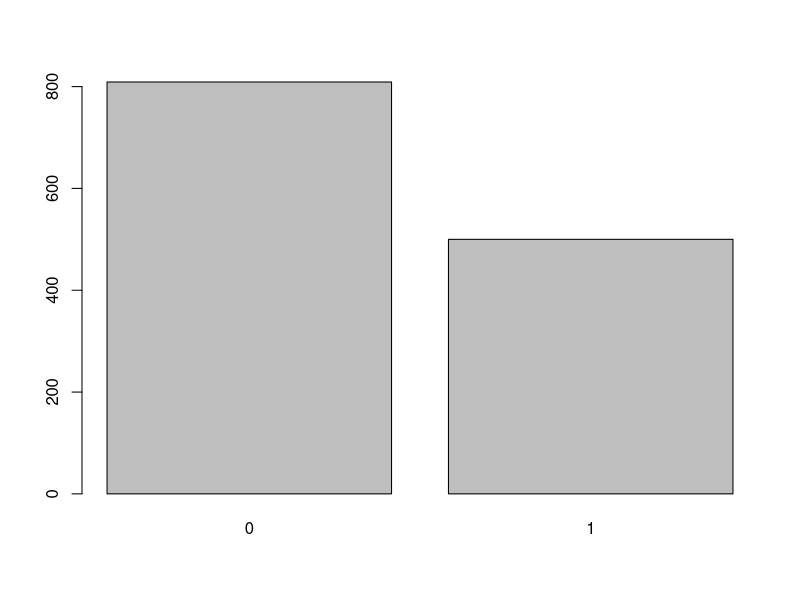
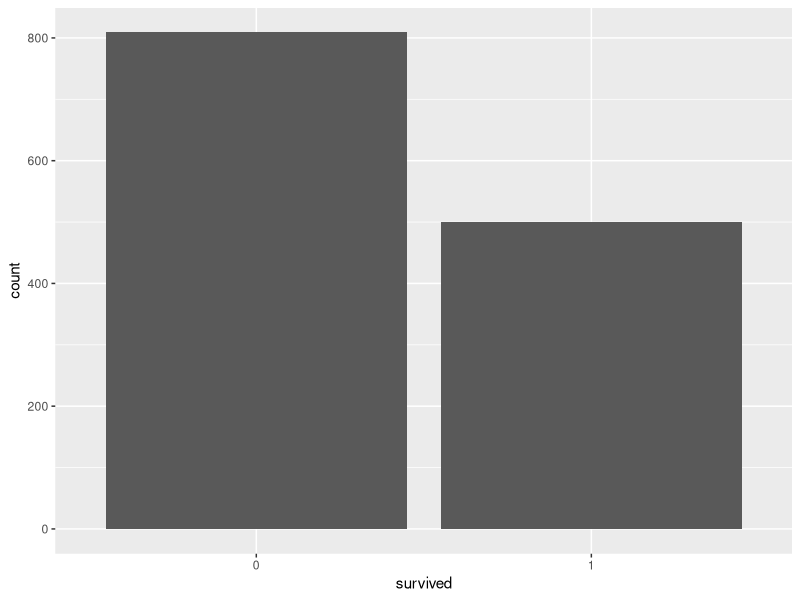
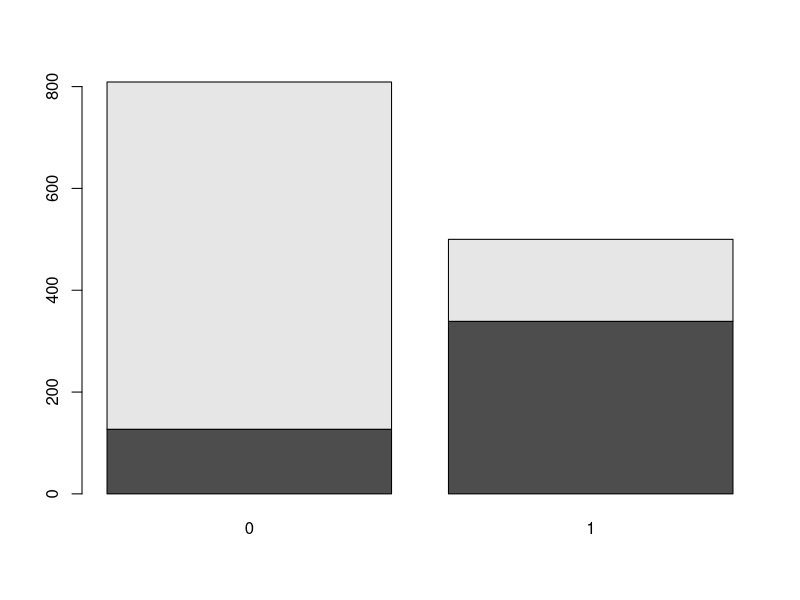
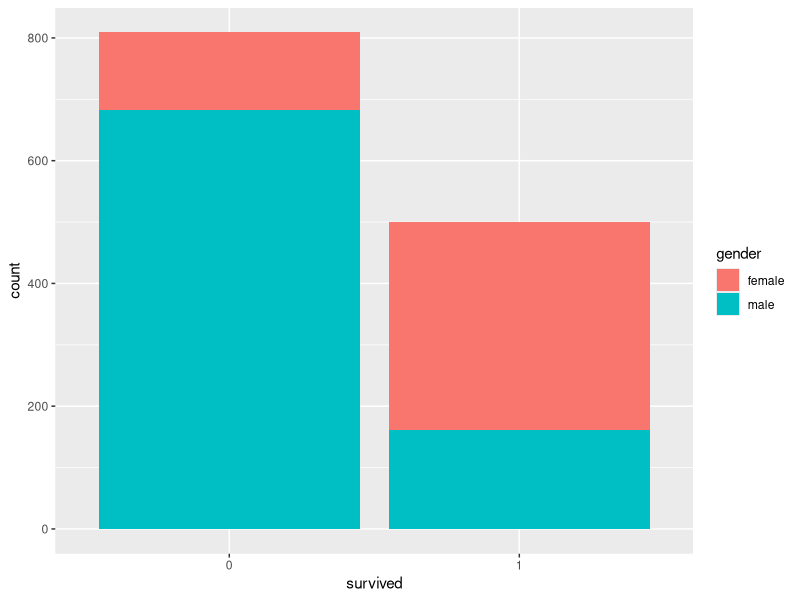
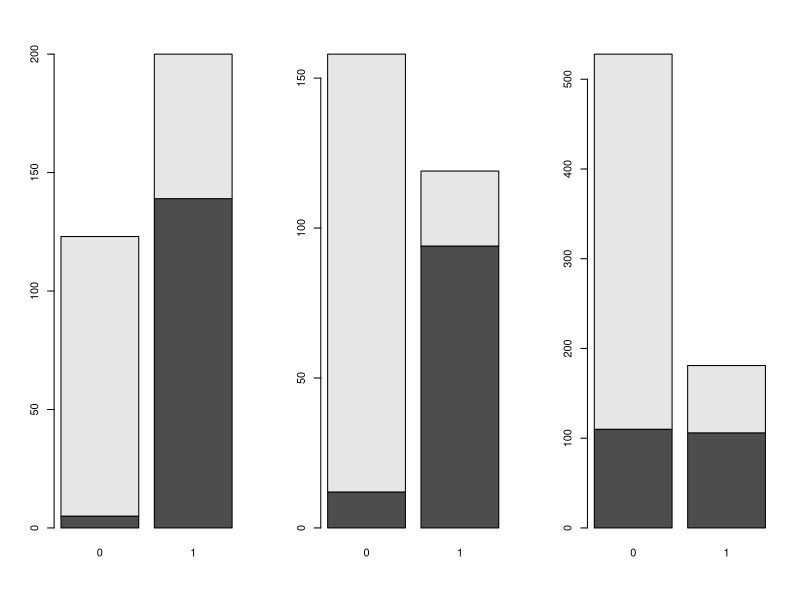
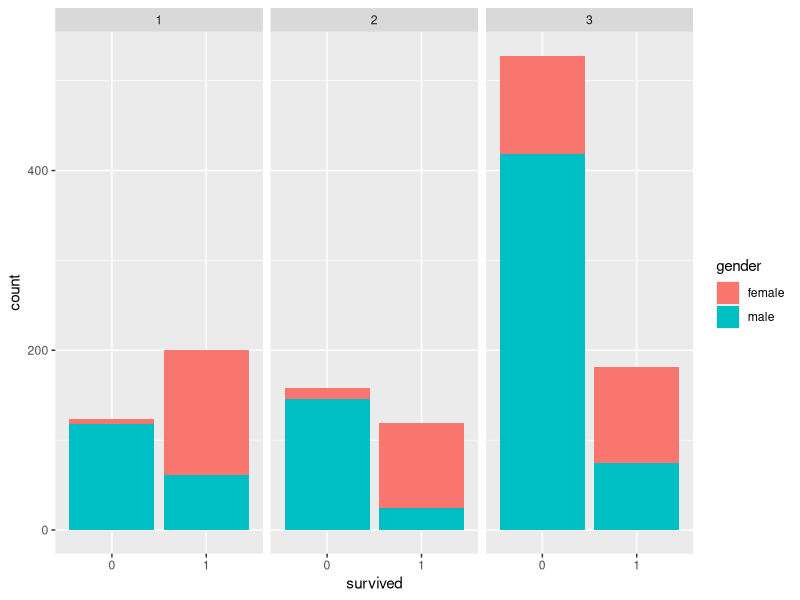
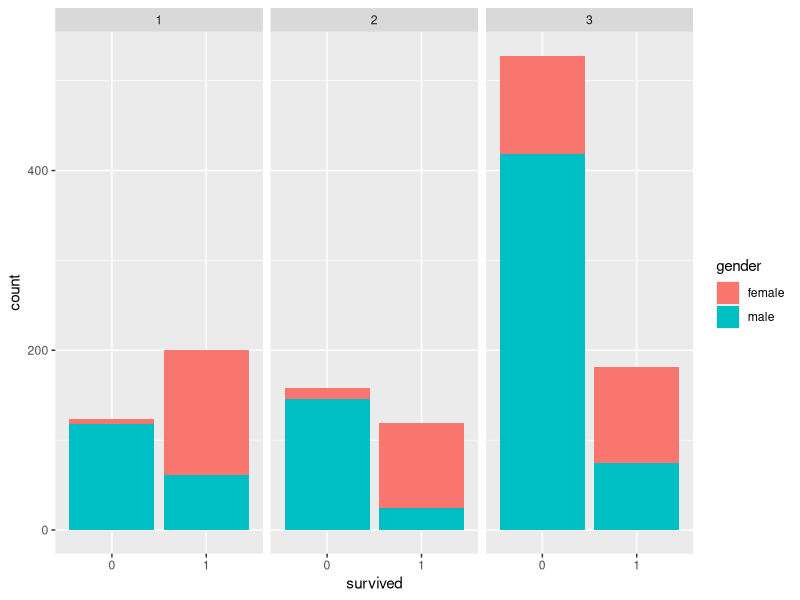
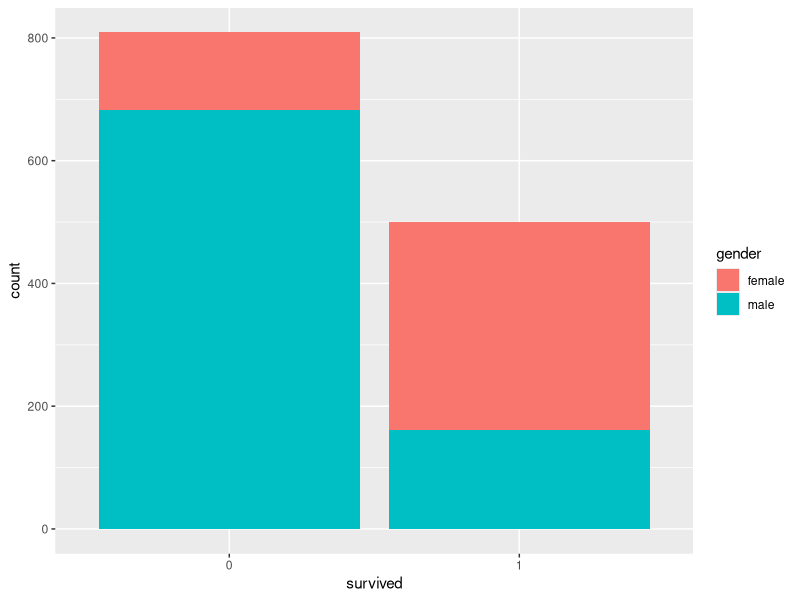

Write the R code that produced these figures, in order.
## ---- chunk 1
library(knitr)
knitr::opts_chunk$set(cache = T, echo = T, fig.align = "center", fig.width = 5, fig.height = 5, resize.width = "0.9\\textwidth", resize.height = "0.9\\textwidth")
def.chunk.hook  <- knitr::knit_hooks$get("chunk")
knitr::knit_hooks$set(chunk = function(x, options) {
  x <- def.chunk.hook(x, options)
  ifelse(options$size != "normalsize", paste0("\\", options$size,"\n\n", x, "\n\n \\normalsize"), x)
})
## ---- chunk 2
library(tidyverse)
## ---- chunk 3
## load data and look at top few rows
titanic <- read_csv("titanic.csv")
titanic <- titanic %>%
    mutate(name = abbreviate(name)) %>%
    mutate(pclass = as.character(pclass)) %>%
    mutate(survived = as.character(survived)) %>%
    as.data.frame()
head(titanic)
## ---- chunk 4
head(titanic)
## ---- chunk 5
temp <- tribble(~Replicate1, ~Replicate2, ~Replicate3,
                1.2, 2.2, 2.3,
                3.4, 3.5, 2.9)
temp <- as.data.frame(temp)
rownames(temp) <- c("TreatmentA", "TreatmentB")
temp
## ---- chunk 6
temp %>% rownames_to_column("Treatment") %>%
    gather(Replicate, Measurement, -Treatment)
## ---- chunk 7
barplot(table(titanic$survived))
## ---- chunk 8
ggplot(titanic) + 
    geom_bar(aes(x = survived))
## ---- chunk 9
barplot(table(titanic$gender, 
          titanic$survived))
## ---- chunk 10
ggplot(titanic) + 
    geom_bar(aes(x = survived, 
                 fill = gender))
## ---- chunk 11
par(mfrow = c(1, 3))
for(i in unique(titanic$pclass)) {
    temp <- titanic[
        titanic$pclass == i, ]
    barplot(table(temp$gender, 
          temp$survived))
}
## ---- chunk 12
ggplot(titanic) + 
    geom_bar(aes(x = survived, 
                 fill = gender)) +
    facet_wrap(~pclass)
## ---- chunk 13

## ---- chunk 14
ggplot(titanic) + 
    geom_bar(aes(x = survived, fill = gender)) +
    facet_wrap(~ pclass)
## ---- chunk 15
ggplot(titanic) + geom_bar(aes(x = survived, fill = gender))
